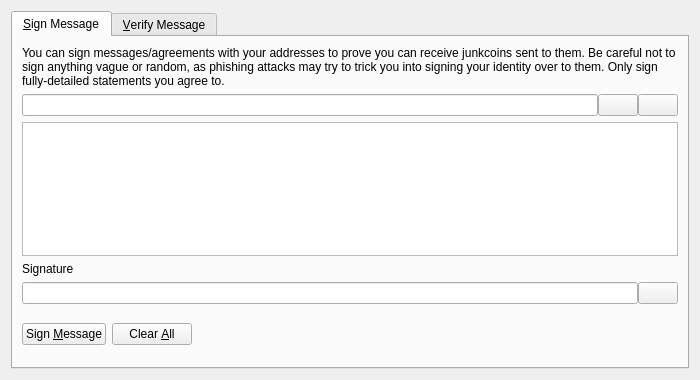
<?xml version="1.0" encoding="UTF-8"?>
<ui version="4.0">
 <class>SignVerifyMessageDialog</class>
 <widget class="QDialog" name="SignVerifyMessageDialog">
  <property name="geometry">
   <rect>
    <x>0</x>
    <y>0</y>
    <width>700</width>
    <height>380</height>
   </rect>
  </property>
  <property name="windowTitle">
   <string>Signatures - Sign / Verify a Message</string>
  </property>
  <property name="modal">
   <bool>true</bool>
  </property>
  <layout class="QVBoxLayout" name="verticalLayout">
   <item>
    <widget class="QTabWidget" name="tabWidget">
     <property name="currentIndex">
      <number>0</number>
     </property>
     <widget class="QWidget" name="tabSignMessage">
      <attribute name="title">
       <string>&amp;Sign Message</string>
      </attribute>
      <layout class="QVBoxLayout" name="verticalLayout_SM">
       <item>
        <widget class="QLabel" name="infoLabel_SM">
         <property name="text">
          <string>You can sign messages/agreements with your addresses to prove you can receive junkcoins sent to them. Be careful not to sign anything vague or random, as phishing attacks may try to trick you into signing your identity over to them. Only sign fully-detailed statements you agree to.</string>
         </property>
         <property name="textFormat">
          <enum>Qt::PlainText</enum>
         </property>
         <property name="wordWrap">
          <bool>true</bool>
         </property>
        </widget>
       </item>
       <item>
        <layout class="QHBoxLayout" name="horizontalLayout_1_SM">
         <property name="spacing">
          <number>0</number>
         </property>
         <item>
          <widget class="QValidatedLineEdit" name="addressIn_SM">
           <property name="toolTip">
            <string>The Junkcoin address to sign the message with</string>
           </property>
          </widget>
         </item>
         <item>
          <widget class="QPushButton" name="addressBookButton_SM">
           <property name="toolTip">
            <string>Choose previously used address</string>
           </property>
           <property name="text">
            <string/>
           </property>
           <property name="icon">
            <iconset resource="../bitcoin.qrc">
             <normaloff>:/icons/address-book</normaloff>:/icons/address-book</iconset>
           </property>
           <property name="shortcut">
            <string>Alt+A</string>
           </property>
           <property name="autoDefault">
            <bool>false</bool>
           </property>
          </widget>
         </item>
         <item>
          <widget class="QPushButton" name="pasteButton_SM">
           <property name="toolTip">
            <string>Paste address from clipboard</string>
           </property>
           <property name="text">
            <string/>
           </property>
           <property name="icon">
            <iconset resource="../bitcoin.qrc">
             <normaloff>:/icons/editpaste</normaloff>:/icons/editpaste</iconset>
           </property>
           <property name="shortcut">
            <string>Alt+P</string>
           </property>
           <property name="autoDefault">
            <bool>false</bool>
           </property>
          </widget>
         </item>
        </layout>
       </item>
       <item>
        <widget class="QPlainTextEdit" name="messageIn_SM">
         <property name="toolTip">
          <string>Enter the message you want to sign here</string>
         </property>
        </widget>
       </item>
       <item>
        <widget class="QLabel" name="signatureLabel_SM">
         <property name="text">
          <string>Signature</string>
         </property>
         <property name="textFormat">
          <enum>Qt::PlainText</enum>
         </property>
        </widget>
       </item>
       <item>
        <layout class="QHBoxLayout" name="horizontalLayout_2_SM">
         <property name="spacing">
          <number>0</number>
         </property>
         <item>
          <widget class="QLineEdit" name="signatureOut_SM">
           <property name="font">
            <font>
             <italic>true</italic>
            </font>
           </property>
           <property name="readOnly">
            <bool>true</bool>
           </property>
          </widget>
         </item>
         <item>
          <widget class="QPushButton" name="copySignatureButton_SM">
           <property name="toolTip">
            <string>Copy the current signature to the system clipboard</string>
           </property>
           <property name="text">
            <string/>
           </property>
           <property name="icon">
            <iconset resource="../bitcoin.qrc">
             <normaloff>:/icons/editcopy</normaloff>:/icons/editcopy</iconset>
           </property>
           <property name="autoDefault">
            <bool>false</bool>
           </property>
          </widget>
         </item>
        </layout>
       </item>
       <item>
        <layout class="QHBoxLayout" name="horizontalLayout_3_SM">
         <item>
          <widget class="QPushButton" name="signMessageButton_SM">
           <property name="toolTip">
            <string>Sign the message to prove you own this Junkcoin address</string>
           </property>
           <property name="text">
            <string>Sign &amp;Message</string>
           </property>
           <property name="icon">
            <iconset resource="../bitcoin.qrc">
             <normaloff>:/icons/edit</normaloff>:/icons/edit</iconset>
           </property>
           <property name="autoDefault">
            <bool>false</bool>
           </property>
          </widget>
         </item>
         <item>
          <widget class="QPushButton" name="clearButton_SM">
           <property name="toolTip">
            <string>Reset all sign message fields</string>
           </property>
           <property name="text">
            <string>Clear &amp;All</string>
           </property>
           <property name="icon">
            <iconset resource="../bitcoin.qrc">
             <normaloff>:/icons/remove</normaloff>:/icons/remove</iconset>
           </property>
           <property name="autoDefault">
            <bool>false</bool>
           </property>
          </widget>
         </item>
         <item>
          <spacer name="horizontalSpacer_1_SM">
           <property name="orientation">
            <enum>Qt::Horizontal</enum>
           </property>
           <property name="sizeHint" stdset="0">
            <size>
             <width>40</width>
             <height>48</height>
            </size>
           </property>
          </spacer>
         </item>
         <item>
          <widget class="QLabel" name="statusLabel_SM">
           <property name="font">
            <font>
             <weight>75</weight>
             <bold>true</bold>
            </font>
           </property>
           <property name="text">
            <string/>
           </property>
           <property name="wordWrap">
            <bool>true</bool>
           </property>
          </widget>
         </item>
         <item>
          <spacer name="horizontalSpacer_2_SM">
           <property name="orientation">
            <enum>Qt::Horizontal</enum>
           </property>
           <property name="sizeHint" stdset="0">
            <size>
             <width>40</width>
             <height>48</height>
            </size>
           </property>
          </spacer>
         </item>
        </layout>
       </item>
      </layout>
     </widget>
     <widget class="QWidget" name="tabVerifyMessage">
      <attribute name="title">
       <string>&amp;Verify Message</string>
      </attribute>
      <layout class="QVBoxLayout" name="verticalLayout_VM">
       <item>
        <widget class="QLabel" name="infoLabel_VM">
         <property name="text">
          <string>Enter the receiver's address, message (ensure you copy line breaks, spaces, tabs, etc. exactly) and signature below to verify the message. Be careful not to read more into the signature than what is in the signed message itself, to avoid being tricked by a man-in-the-middle attack. Note that this only proves the signing party receives with the address, it cannot prove sendership of any transaction!</string>
         </property>
         <property name="textFormat">
          <enum>Qt::PlainText</enum>
         </property>
         <property name="alignment">
          <set>Qt::AlignLeading|Qt::AlignLeft|Qt::AlignTop</set>
         </property>
         <property name="wordWrap">
          <bool>true</bool>
         </property>
        </widget>
       </item>
       <item>
        <layout class="QHBoxLayout" name="horizontalLayout_1_VM">
         <property name="spacing">
          <number>0</number>
         </property>
         <item>
          <widget class="QValidatedLineEdit" name="addressIn_VM">
           <property name="toolTip">
            <string>The Junkcoin address the message was signed with</string>
           </property>
          </widget>
         </item>
         <item>
          <widget class="QPushButton" name="addressBookButton_VM">
           <property name="toolTip">
            <string>Choose previously used address</string>
           </property>
           <property name="text">
            <string/>
           </property>
           <property name="icon">
            <iconset resource="../bitcoin.qrc">
             <normaloff>:/icons/address-book</normaloff>:/icons/address-book</iconset>
           </property>
           <property name="shortcut">
            <string>Alt+A</string>
           </property>
           <property name="autoDefault">
            <bool>false</bool>
           </property>
          </widget>
         </item>
        </layout>
       </item>
       <item>
        <widget class="QPlainTextEdit" name="messageIn_VM"/>
       </item>
       <item>
        <widget class="QValidatedLineEdit" name="signatureIn_VM"/>
       </item>
       <item>
        <layout class="QHBoxLayout" name="horizontalLayout_2_VM">
         <item>
          <widget class="QPushButton" name="verifyMessageButton_VM">
           <property name="toolTip">
            <string>Verify the message to ensure it was signed with the specified Junkcoin address</string>
           </property>
           <property name="text">
            <string>Verify &amp;Message</string>
           </property>
           <property name="icon">
            <iconset resource="../bitcoin.qrc">
             <normaloff>:/icons/transaction_0</normaloff>:/icons/transaction_0</iconset>
           </property>
           <property name="autoDefault">
            <bool>false</bool>
           </property>
          </widget>
         </item>
         <item>
          <widget class="QPushButton" name="clearButton_VM">
           <property name="toolTip">
            <string>Reset all verify message fields</string>
           </property>
           <property name="text">
            <string>Clear &amp;All</string>
           </property>
           <property name="icon">
            <iconset resource="../bitcoin.qrc">
             <normaloff>:/icons/remove</normaloff>:/icons/remove</iconset>
           </property>
           <property name="autoDefault">
            <bool>false</bool>
           </property>
          </widget>
         </item>
         <item>
          <spacer name="horizontalSpacer_1_VM">
           <property name="orientation">
            <enum>Qt::Horizontal</enum>
           </property>
           <property name="sizeHint" stdset="0">
            <size>
             <width>40</width>
             <height>48</height>
            </size>
           </property>
          </spacer>
         </item>
         <item>
          <widget class="QLabel" name="statusLabel_VM">
           <property name="font">
            <font>
             <weight>75</weight>
             <bold>true</bold>
            </font>
           </property>
           <property name="text">
            <string/>
           </property>
           <property name="wordWrap">
            <bool>true</bool>
           </property>
          </widget>
         </item>
         <item>
          <spacer name="horizontalSpacer_2_VM">
           <property name="orientation">
            <enum>Qt::Horizontal</enum>
           </property>
           <property name="sizeHint" stdset="0">
            <size>
             <width>40</width>
             <height>48</height>
            </size>
           </property>
          </spacer>
         </item>
        </layout>
       </item>
      </layout>
     </widget>
    </widget>
   </item>
  </layout>
 </widget>
 <customwidgets>
  <customwidget>
   <class>QValidatedLineEdit</class>
   <extends>QLineEdit</extends>
   <header>qvalidatedlineedit.h</header>
  </customwidget>
 </customwidgets>
 <resources>
  <include location="../bitcoin.qrc"/>
 </resources>
 <connections/>
</ui>
